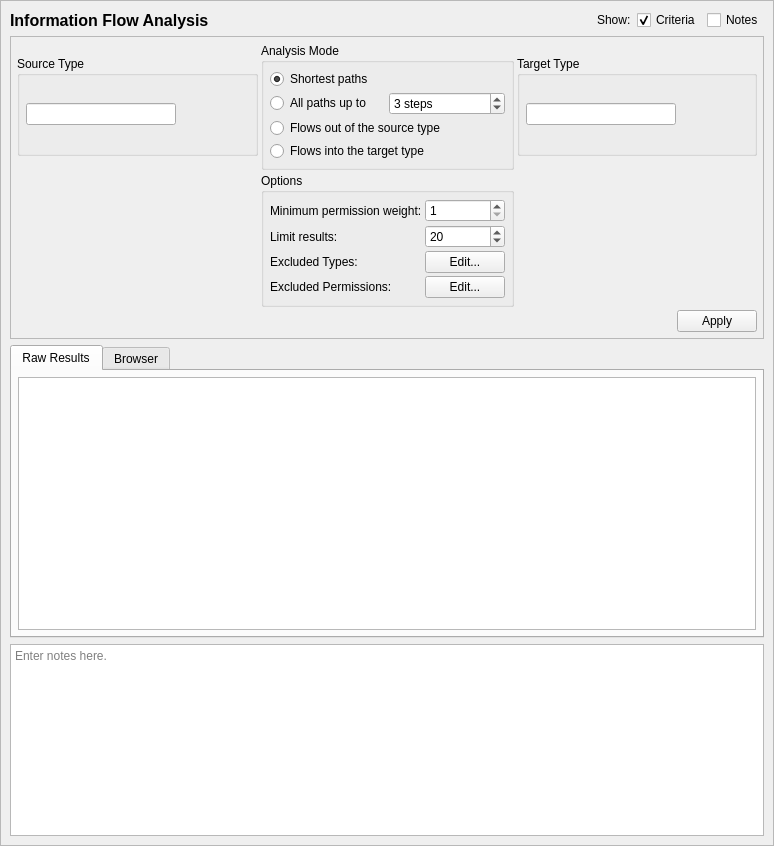
<?xml version="1.0" encoding="UTF-8"?>
<ui version="4.0">
 <class>InfoflowAnalysisTab</class>
 <widget class="QScrollArea" name="InfoflowAnalysisTab">
  <property name="geometry">
   <rect>
    <x>0</x>
    <y>0</y>
    <width>774</width>
    <height>846</height>
   </rect>
  </property>
  <property name="sizePolicy">
   <sizepolicy hsizetype="Expanding" vsizetype="Expanding">
    <horstretch>0</horstretch>
    <verstretch>0</verstretch>
   </sizepolicy>
  </property>
  <property name="sizeAdjustPolicy">
   <enum>QAbstractScrollArea::AdjustToContents</enum>
  </property>
  <property name="widgetResizable">
   <bool>true</bool>
  </property>
  <widget class="QWidget" name="contents">
   <property name="geometry">
    <rect>
     <x>0</x>
     <y>0</y>
     <width>772</width>
     <height>844</height>
    </rect>
   </property>
   <property name="minimumSize">
    <size>
     <width>0</width>
     <height>0</height>
    </size>
   </property>
   <layout class="QGridLayout" name="gridLayout_4">
    <item row="1" column="0" colspan="5">
     <widget class="QFrame" name="criteria_frame">
      <property name="maximumSize">
       <size>
        <width>16777215</width>
        <height>16777215</height>
       </size>
      </property>
      <property name="frameShape">
       <enum>QFrame::StyledPanel</enum>
      </property>
      <property name="frameShadow">
       <enum>QFrame::Raised</enum>
      </property>
      <layout class="QGridLayout" name="gridLayout_3">
       <property name="leftMargin">
        <number>6</number>
       </property>
       <property name="topMargin">
        <number>6</number>
       </property>
       <property name="rightMargin">
        <number>6</number>
       </property>
       <property name="bottomMargin">
        <number>6</number>
       </property>
       <property name="spacing">
        <number>3</number>
       </property>
       <item row="1" column="1">
        <widget class="QGroupBox" name="groupBox_2">
         <property name="title">
          <string>Options</string>
         </property>
         <layout class="QFormLayout" name="formLayout">
          <property name="horizontalSpacing">
           <number>3</number>
          </property>
          <property name="verticalSpacing">
           <number>3</number>
          </property>
          <property name="leftMargin">
           <number>6</number>
          </property>
          <property name="topMargin">
           <number>6</number>
          </property>
          <property name="rightMargin">
           <number>6</number>
          </property>
          <property name="bottomMargin">
           <number>6</number>
          </property>
          <item row="0" column="0">
           <widget class="QLabel" name="label_6">
            <property name="text">
             <string>Minimum permission weight:</string>
            </property>
           </widget>
          </item>
          <item row="0" column="1">
           <widget class="QSpinBox" name="min_perm_weight">
            <property name="minimum">
             <number>1</number>
            </property>
            <property name="maximum">
             <number>10</number>
            </property>
           </widget>
          </item>
          <item row="1" column="0">
           <widget class="QLabel" name="label_7">
            <property name="text">
             <string>Limit results:</string>
            </property>
           </widget>
          </item>
          <item row="1" column="1">
           <widget class="QSpinBox" name="limit_paths">
            <property name="minimum">
             <number>1</number>
            </property>
            <property name="maximum">
             <number>1000</number>
            </property>
            <property name="value">
             <number>20</number>
            </property>
           </widget>
          </item>
          <item row="2" column="0">
           <widget class="QLabel" name="label_5">
            <property name="text">
             <string>Excluded Types:</string>
            </property>
           </widget>
          </item>
          <item row="2" column="1">
           <widget class="QPushButton" name="exclude_types">
            <property name="text">
             <string>Edit...</string>
            </property>
           </widget>
          </item>
          <item row="3" column="1">
           <widget class="QPushButton" name="edit_permmap">
            <property name="text">
             <string>Edit...</string>
            </property>
           </widget>
          </item>
          <item row="3" column="0">
           <widget class="QLabel" name="label_3">
            <property name="text">
             <string>Excluded Permissions:</string>
            </property>
           </widget>
          </item>
         </layout>
        </widget>
       </item>
       <item row="0" column="2">
        <widget class="QGroupBox" name="target_criteria">
         <property name="maximumSize">
          <size>
           <width>16777215</width>
           <height>100</height>
          </size>
         </property>
         <property name="title">
          <string>Target Type</string>
         </property>
         <layout class="QGridLayout" name="gridLayout_5">
          <property name="leftMargin">
           <number>6</number>
          </property>
          <property name="topMargin">
           <number>6</number>
          </property>
          <property name="rightMargin">
           <number>6</number>
          </property>
          <property name="bottomMargin">
           <number>6</number>
          </property>
          <property name="spacing">
           <number>3</number>
          </property>
          <item row="0" column="2">
           <spacer name="horizontalSpacer_3">
            <property name="orientation">
             <enum>Qt::Orientation::Horizontal</enum>
            </property>
            <property name="sizeHint" stdset="0">
             <size>
              <width>40</width>
              <height>20</height>
             </size>
            </property>
           </spacer>
          </item>
          <item row="0" column="1">
           <widget class="QLineEdit" name="target">
            <property name="sizePolicy">
             <sizepolicy hsizetype="Expanding" vsizetype="Fixed">
              <horstretch>0</horstretch>
              <verstretch>0</verstretch>
             </sizepolicy>
            </property>
            <property name="minimumSize">
             <size>
              <width>150</width>
              <height>0</height>
             </size>
            </property>
            <property name="maximumSize">
             <size>
              <width>250</width>
              <height>16777215</height>
             </size>
            </property>
           </widget>
          </item>
         </layout>
        </widget>
       </item>
       <item row="0" column="0">
        <widget class="QGroupBox" name="source_criteria">
         <property name="maximumSize">
          <size>
           <width>16777215</width>
           <height>100</height>
          </size>
         </property>
         <property name="title">
          <string>Source Type</string>
         </property>
         <layout class="QGridLayout" name="gridLayout_2">
          <property name="leftMargin">
           <number>6</number>
          </property>
          <property name="topMargin">
           <number>6</number>
          </property>
          <property name="rightMargin">
           <number>6</number>
          </property>
          <property name="bottomMargin">
           <number>6</number>
          </property>
          <property name="spacing">
           <number>3</number>
          </property>
          <item row="0" column="1">
           <spacer name="horizontalSpacer_2">
            <property name="orientation">
             <enum>Qt::Orientation::Horizontal</enum>
            </property>
            <property name="sizeHint" stdset="0">
             <size>
              <width>40</width>
              <height>20</height>
             </size>
            </property>
           </spacer>
          </item>
          <item row="0" column="0">
           <widget class="QLineEdit" name="source">
            <property name="sizePolicy">
             <sizepolicy hsizetype="Expanding" vsizetype="Fixed">
              <horstretch>0</horstretch>
              <verstretch>0</verstretch>
             </sizepolicy>
            </property>
            <property name="minimumSize">
             <size>
              <width>150</width>
              <height>0</height>
             </size>
            </property>
            <property name="maximumSize">
             <size>
              <width>250</width>
              <height>16777215</height>
             </size>
            </property>
           </widget>
          </item>
         </layout>
        </widget>
       </item>
       <item row="2" column="2">
        <widget class="QDialogButtonBox" name="buttonBox">
         <property name="standardButtons">
          <set>QDialogButtonBox::StandardButton::Apply</set>
         </property>
        </widget>
       </item>
       <item row="0" column="1">
        <widget class="QGroupBox" name="groupBox">
         <property name="title">
          <string>Analysis Mode</string>
         </property>
         <layout class="QGridLayout" name="gridLayout">
          <property name="leftMargin">
           <number>6</number>
          </property>
          <property name="topMargin">
           <number>6</number>
          </property>
          <property name="rightMargin">
           <number>6</number>
          </property>
          <property name="bottomMargin">
           <number>6</number>
          </property>
          <property name="spacing">
           <number>3</number>
          </property>
          <item row="1" column="1">
           <widget class="QSpinBox" name="max_path_length">
            <property name="toolTip">
             <string>The limit for path length.</string>
            </property>
            <property name="suffix">
             <string> steps</string>
            </property>
            <property name="minimum">
             <number>1</number>
            </property>
            <property name="value">
             <number>3</number>
            </property>
           </widget>
          </item>
          <item row="3" column="0" colspan="2">
           <widget class="QRadioButton" name="flows_in">
            <property name="toolTip">
             <string>All information flows into the target type will be shown.</string>
            </property>
            <property name="text">
             <string>Flows into the target type</string>
            </property>
           </widget>
          </item>
          <item row="1" column="0">
           <widget class="QRadioButton" name="all_paths">
            <property name="toolTip">
             <string>All paths from the source type to the target type, up to the specified maximum length, will be shown.</string>
            </property>
            <property name="text">
             <string>All paths up to</string>
            </property>
           </widget>
          </item>
          <item row="0" column="0">
           <widget class="QRadioButton" name="all_shortest_paths">
            <property name="toolTip">
             <string>All shortest paths from the source type to the target type will be shown.</string>
            </property>
            <property name="text">
             <string>Shortest paths</string>
            </property>
            <property name="checked">
             <bool>true</bool>
            </property>
           </widget>
          </item>
          <item row="2" column="0" colspan="2">
           <widget class="QRadioButton" name="flows_out">
            <property name="toolTip">
             <string>All information flows out of the source type will be shown.</string>
            </property>
            <property name="text">
             <string>Flows out of the source type</string>
            </property>
           </widget>
          </item>
         </layout>
        </widget>
       </item>
      </layout>
      <zorder>source_criteria</zorder>
      <zorder>target_criteria</zorder>
      <zorder>buttonBox</zorder>
      <zorder>groupBox</zorder>
      <zorder>groupBox_2</zorder>
     </widget>
    </item>
    <item row="0" column="0">
     <widget class="QLabel" name="label">
      <property name="sizePolicy">
       <sizepolicy hsizetype="Preferred" vsizetype="Fixed">
        <horstretch>0</horstretch>
        <verstretch>0</verstretch>
       </sizepolicy>
      </property>
      <property name="maximumSize">
       <size>
        <width>16777215</width>
        <height>20</height>
       </size>
      </property>
      <property name="font">
       <font>
        <pointsize>12</pointsize>
        <weight>75</weight>
        <bold>true</bold>
       </font>
      </property>
      <property name="text">
       <string>Information Flow Analysis</string>
      </property>
     </widget>
    </item>
    <item row="0" column="1">
     <spacer name="horizontalSpacer">
      <property name="orientation">
       <enum>Qt::Orientation::Horizontal</enum>
      </property>
      <property name="sizeHint" stdset="0">
       <size>
        <width>40</width>
        <height>20</height>
       </size>
      </property>
     </spacer>
    </item>
    <item row="0" column="2">
     <widget class="QLabel" name="label_2">
      <property name="text">
       <string>Show:</string>
      </property>
     </widget>
    </item>
    <item row="2" column="0" colspan="5">
     <widget class="QTabWidget" name="results_frame">
      <property name="sizePolicy">
       <sizepolicy hsizetype="Preferred" vsizetype="MinimumExpanding">
        <horstretch>0</horstretch>
        <verstretch>1</verstretch>
       </sizepolicy>
      </property>
      <property name="currentIndex">
       <number>0</number>
      </property>
      <widget class="QWidget" name="results_framePage2">
       <property name="sizePolicy">
        <sizepolicy hsizetype="Preferred" vsizetype="MinimumExpanding">
         <horstretch>0</horstretch>
         <verstretch>0</verstretch>
        </sizepolicy>
       </property>
       <attribute name="title">
        <string>Raw Results</string>
       </attribute>
       <layout class="QVBoxLayout" name="verticalLayout_2">
        <property name="spacing">
         <number>3</number>
        </property>
        <property name="leftMargin">
         <number>6</number>
        </property>
        <property name="topMargin">
         <number>6</number>
        </property>
        <property name="rightMargin">
         <number>6</number>
        </property>
        <property name="bottomMargin">
         <number>6</number>
        </property>
        <item>
         <widget class="QPlainTextEdit" name="raw_results">
          <property name="sizePolicy">
           <sizepolicy hsizetype="Expanding" vsizetype="MinimumExpanding">
            <horstretch>0</horstretch>
            <verstretch>0</verstretch>
           </sizepolicy>
          </property>
          <property name="minimumSize">
           <size>
            <width>0</width>
            <height>0</height>
           </size>
          </property>
          <property name="font">
           <font>
            <family>Monospace</family>
           </font>
          </property>
          <property name="documentTitle">
           <string/>
          </property>
          <property name="lineWrapMode">
           <enum>QPlainTextEdit::NoWrap</enum>
          </property>
          <property name="readOnly">
           <bool>true</bool>
          </property>
         </widget>
        </item>
       </layout>
      </widget>
      <widget class="QWidget" name="browser_tab">
       <property name="enabled">
        <bool>true</bool>
       </property>
       <attribute name="title">
        <string>Browser</string>
       </attribute>
       <layout class="QHBoxLayout" name="horizontalLayout">
        <item>
         <widget class="QSplitter" name="splitter">
          <property name="orientation">
           <enum>Qt::Orientation::Horizontal</enum>
          </property>
          <widget class="SEToolsTreeWidget" name="browser">
           <property name="sizePolicy">
            <sizepolicy hsizetype="Expanding" vsizetype="Expanding">
             <horstretch>1</horstretch>
             <verstretch>0</verstretch>
            </sizepolicy>
           </property>
           <column>
            <property name="text">
             <string>Type</string>
            </property>
           </column>
          </widget>
          <widget class="QPlainTextEdit" name="browser_details">
           <property name="sizePolicy">
            <sizepolicy hsizetype="Expanding" vsizetype="Expanding">
             <horstretch>4</horstretch>
             <verstretch>0</verstretch>
            </sizepolicy>
           </property>
           <property name="font">
            <font>
             <family>Monospace</family>
            </font>
           </property>
          </widget>
         </widget>
        </item>
       </layout>
      </widget>
     </widget>
    </item>
    <item row="0" column="3">
     <widget class="QCheckBox" name="criteria_expander">
      <property name="toolTip">
       <string>Show or hide the search criteria (no settings are lost)</string>
      </property>
      <property name="text">
       <string>Criteria</string>
      </property>
      <property name="checked">
       <bool>true</bool>
      </property>
     </widget>
    </item>
    <item row="0" column="4">
     <widget class="QCheckBox" name="notes_expander">
      <property name="toolTip">
       <string>Show or hide the notes field (no data is lost)</string>
      </property>
      <property name="text">
       <string>Notes</string>
      </property>
     </widget>
    </item>
    <item row="3" column="0" colspan="5">
     <widget class="QTextEdit" name="notes">
      <property name="sizePolicy">
       <sizepolicy hsizetype="Expanding" vsizetype="Preferred">
        <horstretch>0</horstretch>
        <verstretch>0</verstretch>
       </sizepolicy>
      </property>
      <property name="minimumSize">
       <size>
        <width>0</width>
        <height>80</height>
       </size>
      </property>
      <property name="toolTip">
       <string>Optionally enter notes here about the query.</string>
      </property>
      <property name="placeholderText">
       <string>Enter notes here.</string>
      </property>
     </widget>
    </item>
   </layout>
  </widget>
 </widget>
 <customwidgets>
  <customwidget>
   <class>SEToolsTreeWidget</class>
   <extends>QTreeWidget</extends>
   <header>setoolsgui/treeview.h</header>
  </customwidget>
 </customwidgets>
 <tabstops>
  <tabstop>criteria_expander</tabstop>
  <tabstop>notes_expander</tabstop>
  <tabstop>source</tabstop>
  <tabstop>target</tabstop>
  <tabstop>all_shortest_paths</tabstop>
  <tabstop>all_paths</tabstop>
  <tabstop>max_path_length</tabstop>
  <tabstop>flows_out</tabstop>
  <tabstop>flows_in</tabstop>
  <tabstop>min_perm_weight</tabstop>
  <tabstop>limit_paths</tabstop>
  <tabstop>exclude_types</tabstop>
  <tabstop>results_frame</tabstop>
  <tabstop>raw_results</tabstop>
  <tabstop>notes</tabstop>
 </tabstops>
 <resources/>
 <connections>
  <connection>
   <sender>criteria_expander</sender>
   <signal>toggled(bool)</signal>
   <receiver>criteria_frame</receiver>
   <slot>setVisible(bool)</slot>
   <hints>
    <hint type="sourcelabel">
     <x>583</x>
     <y>19</y>
    </hint>
    <hint type="destinationlabel">
     <x>386</x>
     <y>174</y>
    </hint>
   </hints>
  </connection>
  <connection>
   <sender>notes_expander</sender>
   <signal>toggled(bool)</signal>
   <receiver>notes</receiver>
   <slot>setVisible(bool)</slot>
   <hints>
    <hint type="sourcelabel">
     <x>732</x>
     <y>19</y>
    </hint>
    <hint type="destinationlabel">
     <x>386</x>
     <y>708</y>
    </hint>
   </hints>
  </connection>
 </connections>
</ui>
